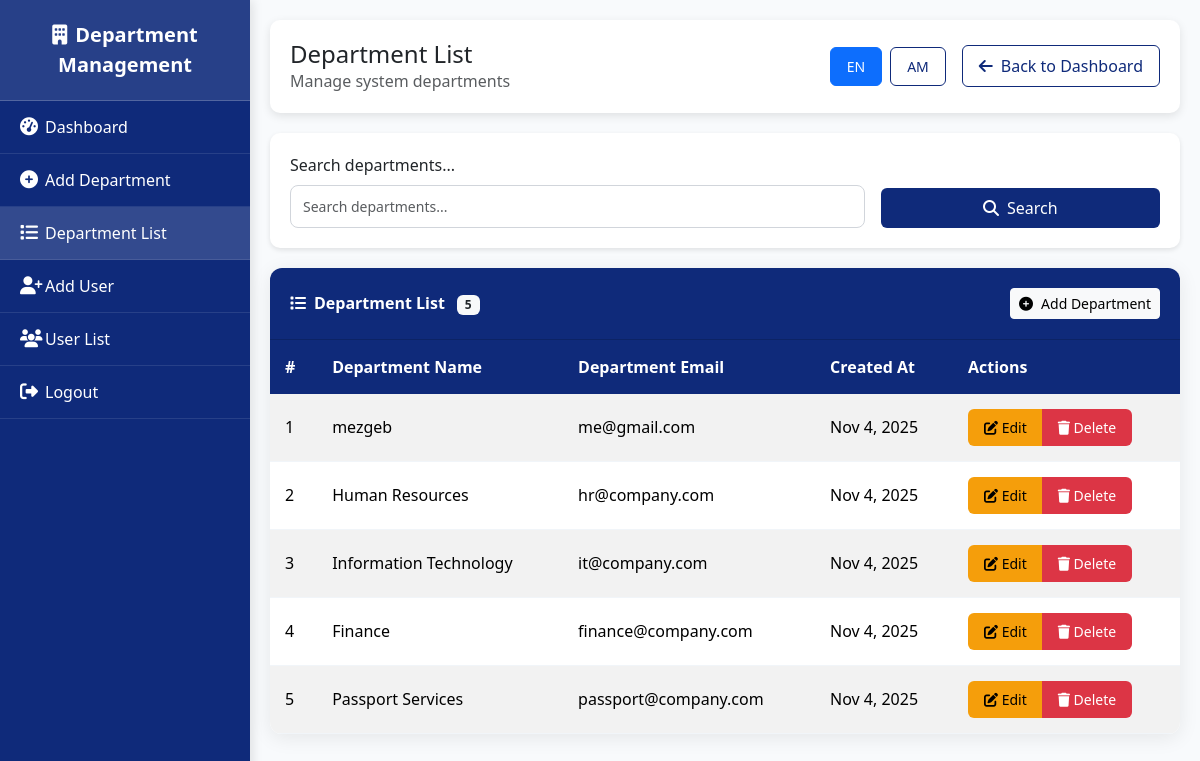
Page /department_list.php (signed in) on the committed database.
### tables this page shows
CREATE TABLE `departments` (
  `id` int(11) NOT NULL,
  `name` varchar(255) NOT NULL,
  `email` varchar(255) NOT NULL,
  `created_at` timestamp NOT NULL DEFAULT current_timestamp(),
  `updated_at` timestamp NOT NULL DEFAULT current_timestamp() ON UPDATE current_timestamp()
);

### department_list.php (the view, shortened to what this page needs)
<?php
include("db.php");
$lang = isset($_GET['lang']) ? $_GET['lang'] : 'en';
$text = [
    'en' => [
        'title' => 'Department Management',
        'department_list' => 'Department List',
        'add_department' => 'Add Department',
        'back_to_dashboard' => 'Back to Dashboard',
        'department_name' => 'Department Name',
        'department_email' => 'Department Email',
        'created_at' => 'Created At',
        'actions' => 'Actions',
        'edit' => 'Edit',
        'delete' => 'Delete',
        'update' => 'Update',
        'cancel' => 'Cancel',
        'update_success' => 'Department updated successfully!',
        'update_error' => 'Error updating department.',
        'delete_success' => 'Department deleted successfully!',
        'delete_error' => 'Error deleting department.',
        'delete_confirm' => 'Are you sure you want to delete this department? This action cannot be undone.',
        'edit_department' => 'Edit Department',
        'logout' => 'Logout',
        'no_departments' => 'No departments found',
        'lang_en' => 'EN',
        'lang_am' => 'AM',
        'search' => 'Search departments...',
    ],
    'am' => [
        'title' => 'የስራ ክፍል አስተዳደር',
        'department_list' => 'የስራ ክፍል ዝርዝር',
        'add_department' => 'የስራ ክፍል ያክሉ',
        'back_to_dashboard' => 'ወደ ዳሽቦርድ ተመለስ',
        'department_name' => 'የስራ ክፍል ስም',
        'department_email' => 'የስራ ክፍል ኢሜይል',
        'created_at' => 'የተፈጠረበት ቀን',
        'actions' => 'ተግባሮች',
        'edit' => 'አርትዕ',
        'delete' => 'ሰርዝ',
        'update' => 'አዘምን',
        'cancel' => 'ይቅር',
        'update_success' => 'የስራ ክፍል በተሳካ ሁኔታ ተስተካክሏል!',
        'update_error' => 'የስራ ክፍል ማዘመን አልተሳካም።',
        'delete_success' => 'የስራ ክፍል በተሳካ ሁኔታ ተሰርዟል!',
        'delete_error' => 'የስራ ክፍል ማስወገድ አልተሳካም።',
        'delete_confirm' => 'ይህን የስራ ክፍል ለማስወገድ እርግጠኛ ነዎት? ይህ ተግባር ሊመለስ አይችልም።',
        'edit_department' => 'የስራ ክፍል አርትዕ',
        'logout' => 'ውጣ',
        'no_departments' => 'ምንም የስራ ክፍል አልተገኘም',
        'lang_en' => 'EN',
        'lang_am' => 'AM',
        'search' => 'የስራ ክፍሎችን ይፈልጉ...',
    ]
][$lang];
$search = $_GET['search'] ?? '';
if (!empty($search)) {
    $stmt = $conn->prepare("SELECT * FROM departments WHERE name LIKE ? OR email LIKE ? ORDER BY created_at DESC");
    $stmt->execute(["%$search%", "%$search%"]);
} else {
    $stmt = $conn->prepare("SELECT * FROM departments ORDER BY created_at DESC");
    $stmt->execute();
}
$departments = $stmt->fetchAll(PDO::FETCH_ASSOC);
?>
<!DOCTYPE html>
<html lang="<?= htmlspecialchars($lang) ?>">
<head>
    <link href="https://cdn.jsdelivr.net/npm/bootstrap@5.3.3/dist/css/bootstrap.min.css" rel="stylesheet">
    <link href="https://cdnjs.cloudflare.com/ajax/libs/font-awesome/6.5.0/css/all.min.css" rel="stylesheet">
</head>
<body>
    <div class="wrapper">
        <div class="sidebar">
            <div class="logo">
                <i class="fas fa-building me-2"></i><?= htmlspecialchars($text['title']) ?>
            </div>
            <ul>
                <li><a href="adminDashboard.php"><i class="fas fa-tachometer-alt"></i><span>Dashboard</span></a></li>
                <li><a href="addDepartment.php"><i class="fas fa-plus-circle"></i><span><?= htmlspecialchars($text['add_department']) ?></span></a></li>
                <li><a href="department_list.php" class="active"><i class="fas fa-list"></i><span><?= htmlspecialchars($text['department_list']) ?></span></a></li>
                <li><a href="addUser.php"><i class="fas fa-user-plus"></i><span>Add User</span></a></li>
                <li><a href="user_list.php"><i class="fas fa-users"></i><span>User List</span></a></li>
                <li><a href="logout.php"><i class="fas fa-sign-out-alt"></i><span><?= htmlspecialchars($text['logout']) ?></span></a></li>
            </ul>
        </div>
        <div class="content">
            <div class="header">
                <div class="d-flex justify-content-between align-items-center">
                    <div>
                        <h4 class="m-0"><?= htmlspecialchars($text['department_list']) ?></h4>
                        <p class="text-muted m-0">Manage system departments</p>
                    </div>
                    <div class="d-flex align-items-center gap-2">
                        <a href="?lang=en" class="btn btn-sm btn-outline-primary <?= $lang == 'en' ? 'active' : '' ?>"><?= $text['lang_en'] ?></a>
                        <a href="?lang=am" class="btn btn-sm btn-outline-primary <?= $lang == 'am' ? 'active' : '' ?>"><?= $text['lang_am'] ?></a>
                        <a href="dashboard.php" class="btn btn-outline-primary ms-2">
                            <i class="fas fa-arrow-left me-2"></i><?= htmlspecialchars($text['back_to_dashboard']) ?>
                        </a>
                    </div>
                </div>
            </div>
            <div class="filter-section">
                <form method="GET" action="">
                    <div class="row g-3 align-items-end">
                        <div class="col-md-8">
                            <label class="form-label"><?= htmlspecialchars($text['search']) ?></label>
                            <input type="text"
                                   class="form-control"
                                   name="search"
                                   value="<?= htmlspecialchars($search) ?>"
                                   placeholder="<?= htmlspecialchars($text['search']) ?>">
                        </div>
                        <div class="col-md-4">
                            <button type="submit" class="btn btn-primary w-100">
                                <i class="fas fa-search me-2"></i>Search
                            </button>
                        </div>
                    </div>
                </form>
            </div>
            <div class="card">
                <div class="card-header d-flex justify-content-between align-items-center">
                    <span>
                        <i class="fas fa-list me-2"></i><?= htmlspecialchars($text['department_list']) ?>
                        <span class="badge bg-light text-dark ms-2"><?= count($departments) ?></span>
                    </span>
                    <a href="addDepartment.php?lang=<?= $lang ?>" class="btn btn-light btn-sm">
                        <i class="fas fa-plus-circle me-2"></i><?= htmlspecialchars($text['add_department']) ?>
                    </a>
                </div>
                <div class="card-body p-0">
                    <div class="table-responsive">
                        <table class="table table-hover table-striped mb-0">
                            <thead>
                                <tr>
                                    <th>#</th>
                                    <th><?= htmlspecialchars($text['department_name']) ?></th>
                                    <th><?= htmlspecialchars($text['department_email']) ?></th>
                                    <th><?= htmlspecialchars($text['created_at']) ?></th>
                                    <th><?= htmlspecialchars($text['actions']) ?></th>
                                </tr>
                            </thead>
                            <tbody>
                                <?php if (count($departments) > 0): ?>
                                    <?php foreach ($departments as $index => $department): ?>
                                    <tr>
                                        <td><?= $index + 1 ?></td>
                                        <td><?= htmlspecialchars($department['name']) ?></td>
                                        <td><?= htmlspecialchars($department['email']) ?></td>
                                        <td><?= date('M j, Y', strtotime($department['created_at'])) ?></td>
                                        <td>
                                            <div class="btn-group" role="group">
                                                <button type="button"
                                                        class="btn btn-warning btn-sm"
                                                        data-bs-toggle="modal"
                                                        data-bs-target="#editModal<?= $department['id'] ?>">
                                                    <i class="fas fa-edit"></i> <?= htmlspecialchars($text['edit']) ?>
                                                </button>
                                                <a href="department_list.php?lang=<?= $lang ?>&delete_id=<?= $department['id'] ?>"
                                                   class="btn btn-danger btn-sm"
                                                   onclick="return confirm('<?= htmlspecialchars($text['delete_confirm']) ?>')">
                                                    <i class="fas fa-trash"></i> <?= htmlspecialchars($text['delete']) ?>
                                                </a>
                                            </div>
                                        </td>
                                    </tr>
                                    <?php endforeach; ?>
                                <?php endif; ?>
                            </tbody>
                        </table>
                    </div>
                </div>
            </div>
        </div>
    </div>
</body>
</html>

### department_list.php (style rules this page uses)
* { margin: 0; padding: 0; box-sizing: border-box; }
body { font-family: 'Segoe UI', system-ui, -apple-system, sans-serif; background: #f8fafc; min-height: 100vh; }
.wrapper { display: flex; min-height: 100vh; }
.sidebar { width: 250px; background: #0f2a7a; color: #fff; position: fixed; height: 100%; transition: all 0.3s ease; box-shadow: 3px 0 10px rgba(0,0,0,0.1); z-index: 1000; }
.sidebar .logo { padding: 20px; font-weight: bold; font-size: 20px; text-align: center; background: rgba(255,255,255,0.1); border-bottom: 1px solid rgba(255,255,255,0.2); }
.sidebar ul { list-style: none; margin: 0; padding: 0; }
.sidebar ul li a { display: flex; align-items: center; color: #fff; padding: 14px 20px; text-decoration: none; transition: background 0.2s; border-bottom: 1px solid rgba(255,255,255,0.1); }
.sidebar ul li a:hover, .sidebar ul li a.active { background: rgba(255,255,255,0.15); }
.sidebar ul li a i { width: 25px; font-size: 18px; }
.content { margin-left: 250px; flex-grow: 1; padding: 20px; width: calc(100% - 250px); }
.header { background: white; border-radius: 10px; padding: 20px; margin-bottom: 20px; box-shadow: 0 3px 10px rgba(0,0,0,0.1); }
.card { border: none; border-radius: 12px; box-shadow: 0 4px 20px rgba(0,0,0,0.08); margin-bottom: 20px; }
.card-header { background: #0f2a7a; color: white; border-radius: 12px 12px 0 0 !important; padding: 20px; font-weight: 600; }
.table thead th { background: #0f2a7a; color: white; border: none; padding: 15px; font-weight: 600; text-align: left; }
.table tbody td { padding: 15px; vertical-align: middle; border-color: #f1f5f9; }
.btn-primary { background: #0f2a7a; border: none; padding: 8px 16px; border-radius: 6px; font-weight: 500; transition: all 0.2s ease; }
.btn-warning { background: #f59e0b; border: none; padding: 8px 16px; border-radius: 6px; font-weight: 500; transition: all 0.2s ease; }
.btn-danger { background: #dc3545; border: none; padding: 8px 16px; border-radius: 6px; font-weight: 500; transition: all 0.2s ease; }
.btn-outline-primary { border: 1.5px solid #0f2a7a; color: #0f2a7a; padding: 8px 16px; border-radius: 6px; font-weight: 500; transition: all 0.2s ease; }
.filter-section { background: white; border-radius: 10px; padding: 20px; margin-bottom: 20px; box-shadow: 0 2px 5px rgba(0,0,0,0.1); }
.form-control, .form-select { border: 1.5px solid #d1d5db; border-radius: 8px; padding: 10px 12px; font-size: 14px; transition: all 0.2s ease; }
.table-responsive { border-radius: 0 0 12px 12px; overflow: hidden; }

### rows in the picture
departments: name "mezgeb", email "me@gmail.com", created_at "Nov 4, 2025"
departments: name "Human Resources", email "hr@company.com", created_at "Nov 4, 2025"
departments: name "Information Technology", email "it@company.com", created_at "Nov 4, 2025"
departments: name "Finance", email "finance@company.com", created_at "Nov 4, 2025"
departments: name "Passport Services", email "passport@company.com", created_at "Nov 4, 2025"

### other values in the picture
$text['title'] "Department Management"
$text['add_department'] "Add Department"
$text['department_list'] "Department List"
$text['logout'] "Logout"
$text['lang_en'] "EN"
$text['lang_am'] "AM"
$text['back_to_dashboard'] "Back to Dashboard"
$text['search'] "Search departments..."
count($departments) "5"
$text['department_name'] "Department Name"
$text['department_email'] "Department Email"
$text['created_at'] "Created At"
$text['actions'] "Actions"
